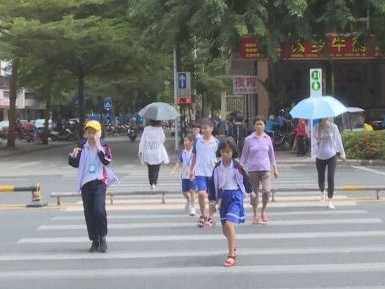
#> input picture app_specific_files/imgp/sample_input/test_data/input1_left.jpeg, 385 x 289 px
$ python copy.py
#> lines starting #> are read from the running program, lines starting #| are printed output that depends on the picture
import os
from PIL import Image
import PIL

i = 0
while i < 94:
    f = Image.open(r"input1_left.jpeg")
#> f is the input picture: PIL image 385x289 RGB; mean R, G, B 124.6, 125.7, 125.6
    output_files = "input%s_left.jpeg" % (str(i+4))
    f.save(output_files)
    f.close()

    f = Image.open(r"input1_right.jpeg")
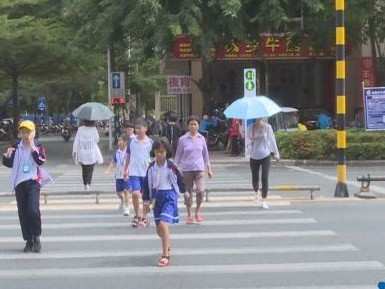
#> input picture app_specific_files/imgp/other_samples/input1_right.jpeg, 385 x 289 px, found by its file name
#> f is the input picture: PIL image 385x289 RGB; mean R, G, B 123.8, 124.3, 124.4
    output_files = "input%s_right.jpeg" % (str(i+4))
    f.save(output_files)
    f.close()

    i += 1
    f = Image.open(r"input2_left.jpeg")
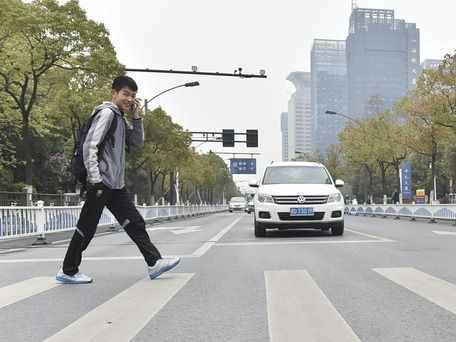
#> input picture app_specific_files/imgp/sample_input/test_data/input2_left.jpeg, 456 x 342 px
#> f is the input picture: PIL image 456x342 RGB; mean R, G, B 167.5, 168.7, 163.7
    output_files = "input%s_left.jpeg" % (str(i+4))
    f.save(output_files)
    f.close()

    f = Image.open(r"input2_right.jpeg")
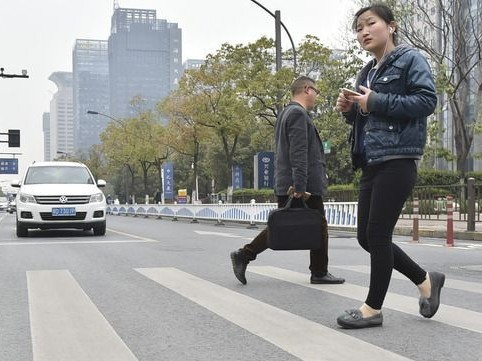
#> input picture app_specific_files/imgp/sample_input/test_data/input2_right.jpeg, 482 x 361 px
#> f is the input picture: PIL image 482x361 RGB; mean R, G, B 153.2, 153.9, 151.1
    output_files = "input%s_right.jpeg" % (str(i+4))
    f.save(output_files)
    f.close()

    i += 1
    f = Image.open(r"input3_left.jpeg")
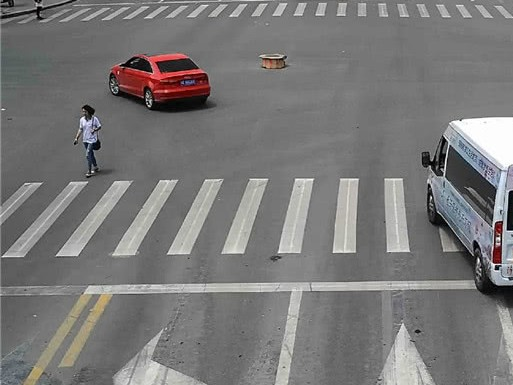
#> input picture app_specific_files/imgp/sample_input/test_data/input3_left.jpeg, 513 x 385 px
#> f is the input picture: PIL image 513x385 RGB; mean R, G, B 122, 120.9, 120.5
    output_files = "input%s_left.jpeg" % (str(i+4))
    f.save(output_files)
    f.close()

    f = Image.open(r"input3_right.jpeg")
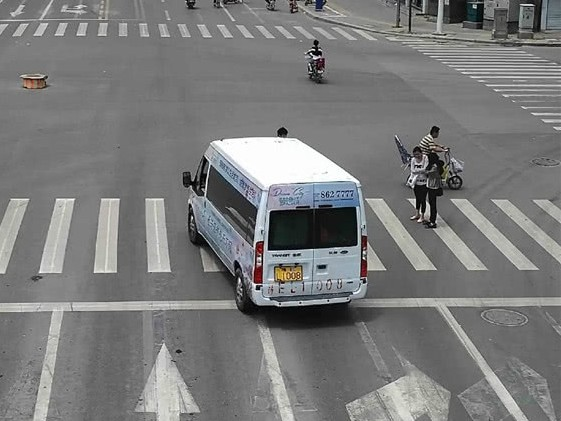
#> input picture app_specific_files/imgp/sample_input/test_data/input3_right.jpeg, 561 x 421 px
#> f is the input picture: PIL image 561x421 RGB; mean R, G, B 122.8, 123.4, 123.1
    output_files = "input%s_right.jpeg" % (str(i+4))
    f.save(output_files)
    f.close()
